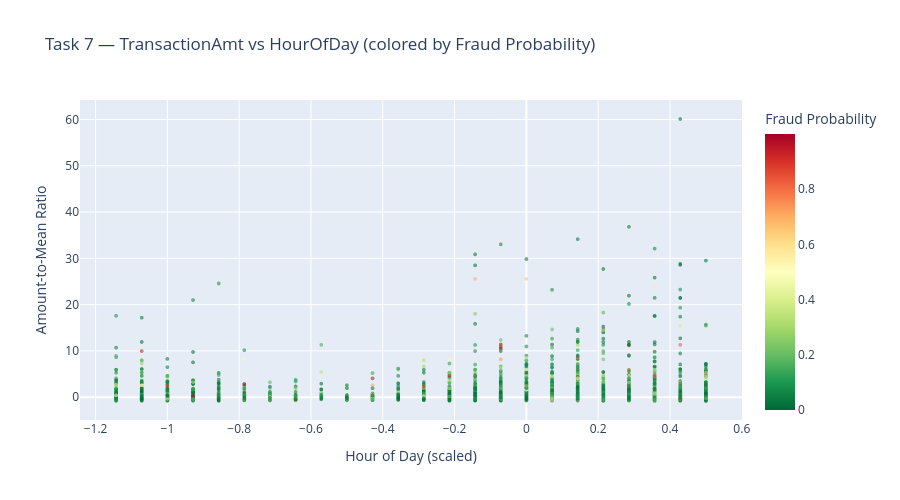

Source (notebook cell):
### Code cell
# ── Chart 1: Precision-Recall curve with optimal threshold ───────────────────
from sklearn.metrics import precision_recall_curve

pre, rec, ths = precision_recall_curve(y_test, lgb_prob)
th_idx = np.argmin(np.abs(ths - best_t))

fig, ax = plt.subplots(figsize=(9, 6))
ax.plot(rec, pre, color="#1f77b4", lw=2, label="LightGBM PR Curve")
ax.scatter(rec[th_idx], pre[th_idx], color="red", s=120, zorder=5,
           label=f"Optimal Threshold = {best_t:.3f}\nP={pre[th_idx]:.3f}, R={rec[th_idx]:.3f}")
ax.axhline(y_test.mean(), color="gray", linestyle="--", lw=1,
           label=f"Random Baseline ({y_test.mean():.3f})")
ax.set_xlabel("Recall")
ax.set_ylabel("Precision")
ax.set_title("Task 7 — PR Curve with Optimal Threshold", fontweight="bold")
ax.legend()
ax.grid(alpha=0.3)
plt.tight_layout()
plt.savefig("charts/task7_pr_optimal.png", bbox_inches="tight")
plt.show()

# ── Chart 2: TransactionAmt distribution (fraud vs non-fraud) ─────────────────
fig, ax = plt.subplots(figsize=(10, 5))
ax.hist(df_test[df_test["isFraud"]==0]["AmtToMeanRatio"].clip(-1, 10),
        bins=100, alpha=0.6, label="Non-Fraud", color="#4CAF50", density=True)
ax.hist(df_test[df_test["isFraud"]==1]["AmtToMeanRatio"].clip(-1, 10),
        bins=100, alpha=0.7, label="Fraud",     color="#F44336", density=True)
ax.set_xlabel("Amt-to-Mean Ratio")
ax.set_ylabel("Density")
ax.set_title("Task 7 — TransactionAmt Distribution (Scaled)", fontweight="bold")
ax.legend()
ax.grid(alpha=0.3)
plt.tight_layout()
plt.savefig("charts/task7_amt_distribution.png", bbox_inches="tight")
plt.show()

# ── Chart 3: Interactive scatter — Amount vs Hour (colored by fraud prob) ─────

sample = df_test.sample(n=5000, random_state=RANDOM_STATE)

fig = px.scatter(
    sample,
    x="HourOfDay",
    y="AmtToMeanRatio",
    color="fraud_prob",
    color_continuous_scale="RdYlGn_r",
    labels={"fraud_prob":     "Fraud Probability",
            "AmtToMeanRatio": "Amount-to-Mean Ratio",
            "HourOfDay":      "Hour of Day (scaled)"},
    title="Task 7 — TransactionAmt vs HourOfDay (colored by Fraud Probability)",
    opacity=0.6,
    height=500,
)
fig.update_traces(marker=dict(size=4))
fig.show()

fig.write_html("charts/task7_scatter.html")
print("Saved charts/task7_scatter.html ✓")

### Figure 1 — Plotly figure (JSON) as saved in the notebook; plotly's stock layout.template omitted (floating-point values rounded to 4 significant figures; data arrays with more than 128 entries replaced by an {"elided": "..."} marker saying what was removed)
{"data": [{"hovertemplate": "Hour of Day (scaled)=%{x}<br>Amount-to-Mean Ratio=%{y}<br>Fraud Probability=%{marker.color}<extra></extra>", "legendgroup": "", "marker": {"color": {"elided": "5000 float values"}, "coloraxis": "coloraxis", "opacity": 0.6, "size": 4, "symbol": "circle"}, "mode": "markers", "name": "", "showlegend": false, "type": "scattergl", "x": {"elided": "5000 float values"}, "xaxis": "x", "y": {"elided": "5000 float values"}, "yaxis": "y"}], "layout": {"coloraxis": {"colorbar": {"title": {"text": "Fraud Probability"}}, "colorscale": [[0, "rgb(0,104,55)"], [0.1, "rgb(26,152,80)"], [0.2, "rgb(102,189,99)"], [0.3, "rgb(166,217,106)"], [0.4, "rgb(217,239,139)"], [0.5, "rgb(255,255,191)"], [0.6, "rgb(254,224,139)"], [0.7, "rgb(253,174,97)"], [0.8, "rgb(244,109,67)"], [0.9, "rgb(215,48,39)"], [1, "rgb(165,0,38)"]]}, "height": 500, "legend": {"tracegroupgap": 0}, "title": {"text": "Task 7 — TransactionAmt vs HourOfDay (colored by Fraud Probability)"}, "xaxis": {"anchor": "y", "domain": [0, 1], "title": {"text": "Hour of Day (scaled)"}}, "yaxis": {"anchor": "x", "domain": [0, 1], "title": {"text": "Amount-to-Mean Ratio"}}}}
